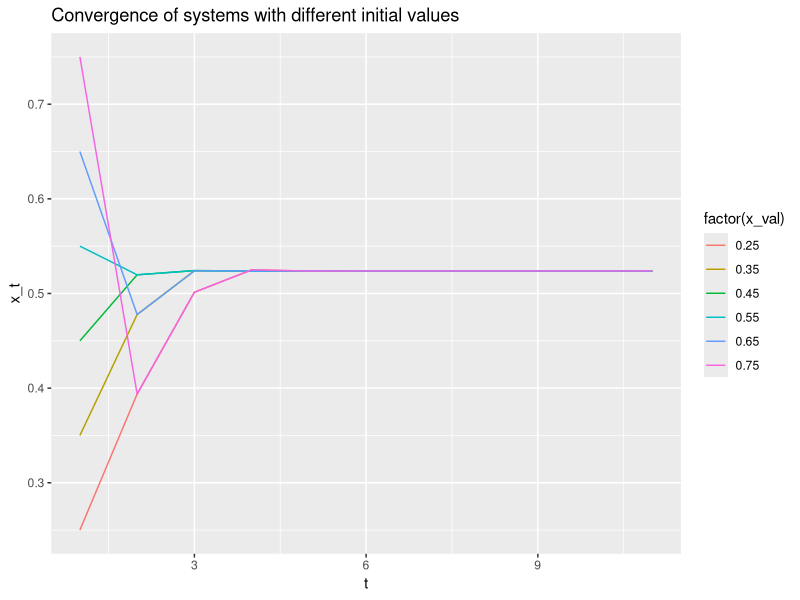
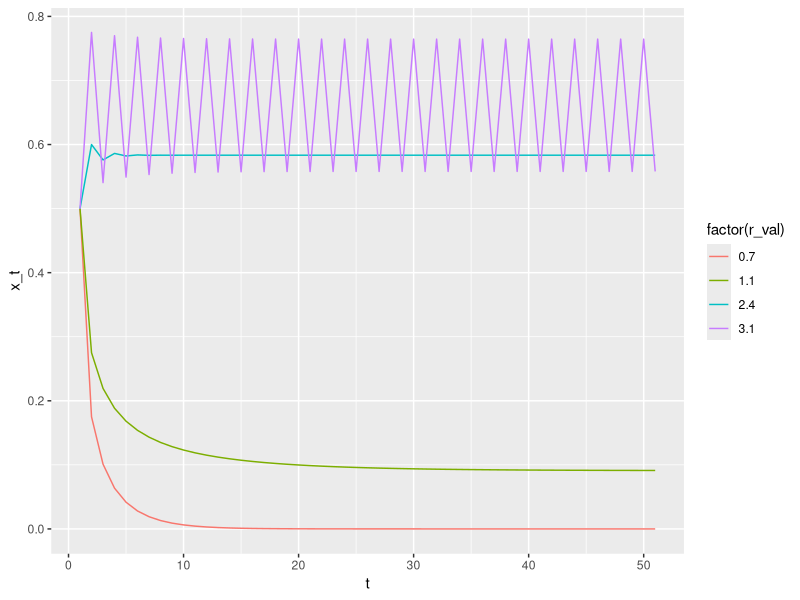
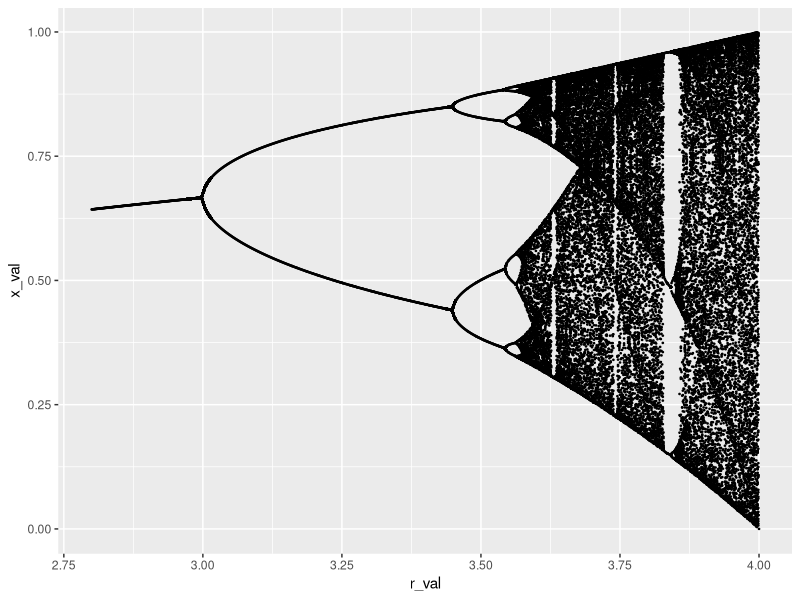

Source code (R) for these figures, in order:
## ---- chunk 1
knitr::opts_chunk$set(echo = TRUE)
## ---- chunk 2
library(magrittr)
library(ggplot2)
## ---- chunk 3
logisticMap <- function(r, x0, n){
    x <- c(x0)
    for(i in 1:n){
        x[i+1] <- r * x[i] * (1 - x[i]) # the logistic map
    }
    return(x)
}
## ---- chunk 4
x_0.25 <- logisticMap(r = 2.1, x0 = 0.25, n = 10) %>% data.frame(t = 1:length(.), x_t = ., x_val = rep(0.25, length(.)))
x_0.35 <- logisticMap(r = 2.1, x0 = 0.35, n = 10) %>% data.frame(t = 1:length(.), x_t = ., x_val = rep(0.35, length(.)))
x_0.45 <- logisticMap(r = 2.1, x0 = 0.45, n = 10) %>% data.frame(t = 1:length(.), x_t = ., x_val = rep(0.45, length(.)))
x_0.55 <- logisticMap(r = 2.1, x0 = 0.55, n = 10) %>% data.frame(t = 1:length(.), x_t = ., x_val = rep(0.55, length(.)))
x_0.65 <- logisticMap(r = 2.1, x0 = 0.65, n = 10) %>% data.frame(t = 1:length(.), x_t = ., x_val = rep(0.65, length(.)))
x_0.75 <- logisticMap(r = 2.1, x0 = 0.75, n = 10) %>% data.frame(t = 1:length(.), x_t = ., x_val = rep(0.75, length(.)))
dat <- rbind(x_0.25, x_0.35, x_0.45, x_0.55, x_0.65, x_0.75)
ggplot(dat, aes(x = t, y = x_t, group = x_val)) + geom_line(aes(color = factor(x_val))) + ggtitle("Convergence of systems with different initial values")
## ---- chunk 5
r_0.7 <- logisticMap(r = 0.7, x0 = 0.5, n = 50) %>% data.frame(t = 1:length(.), x_t = ., r_val = rep(0.7, length(.)))
r_1.1 <- logisticMap(r = 1.1, x0 = 0.5, n = 50) %>% data.frame(t = 1:length(.), x_t = ., r_val = rep(1.1, length(.)))
r_2.4 <- logisticMap(r = 2.4, x0 = 0.5, n = 50) %>% data.frame(t = 1:length(.), x_t = ., r_val = rep(2.4, length(.)))
r_3.1 <- logisticMap(r = 3.1, x0 = 0.5, n = 50) %>% data.frame(t = 1:length(.), x_t = ., r_val = rep(3.1, length(.)))
dat <- rbind(r_0.7, r_1.1, r_2.4, r_3.1)
ggplot(dat, aes(x = t, y = x_t, group = r_val)) + geom_line(aes(color = factor(r_val)))
## ---- chunk 6
bifurcateLM <- function(r.from = 2.5, r.to = 4, r.num = 100, x0 = rand(1, 0, 1), x.num = 500){
    r_seq <- seq(from = r.from, to = r.to, length.out = r.num)
    r <- c()
    x_t <- c()
    x_from <- max(1, x.num - 100)
    for(i in 1:length(r_seq)){
        x_s <- unique(logisticMap(r = r_seq[i], x0 = x0, n = x.num)[x_from:(x.num+1)])
        r_s <- rep(r_seq[i], length(x_s))
        r <- c(r, r_s)
        x_t <- c(x_t, x_s)
    }
    return(data.frame(r_val = r, x_val = x_t))
}
x <- bifurcateLM(r.from = 2.8, r.to = 4, r.num = 1000, x0 = 0.5, x.num = 1000)
ggplot(x, aes(x = r_val, y = x_val)) + geom_point(size = .25)
